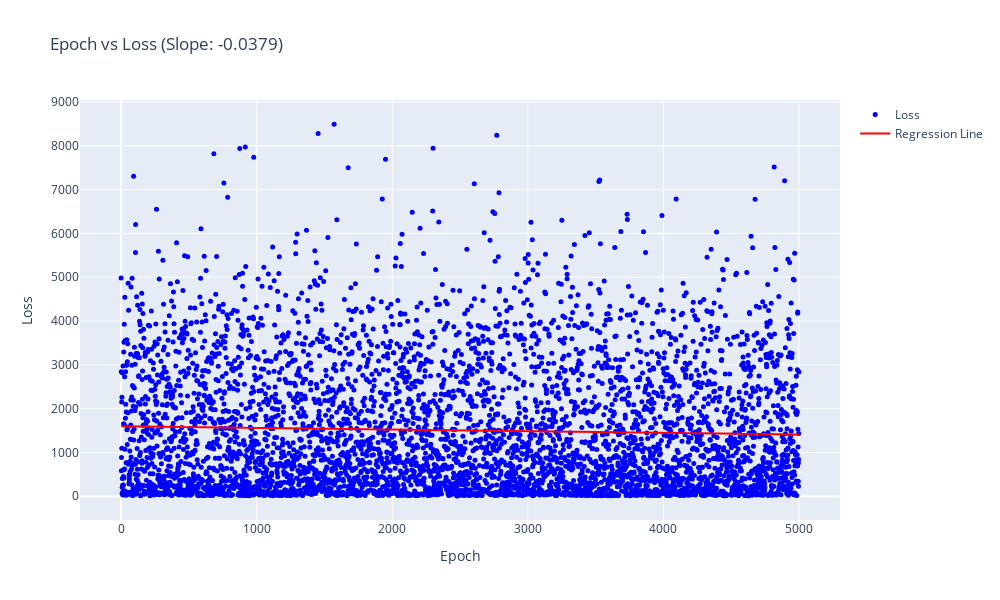

The notebook cell saved with this chart:
### Code cell
import pandas as pd
import plotly.graph_objects as go
from sklearn.linear_model import LinearRegression
import numpy as np

# Extract the data
epochs = report_data['epoch'].values.reshape(-1, 1)
losses = report_data['loss'].values

# Perform linear regression
reg = LinearRegression().fit(epochs, losses)
slope = reg.coef_[0]
intercept = reg.intercept_

# Calculate the regression line
regression_line = reg.predict(epochs)

# Create the 2D scatter plot
fig = go.Figure()

# Add the original data
fig.add_trace(go.Scatter(
    x=report_data['epoch'],
    y=report_data['loss'],
    mode='markers',
    marker=dict(
        size=5,
        color='blue'
    ),
    name='Loss',
    text=[f'Epoch: {e}<br>Loss: {l}' for e, l in zip(report_data['epoch'], report_data['loss'])],
    hoverinfo='text'
))

# Add the regression line
fig.add_trace(go.Scatter(
    x=report_data['epoch'],
    y=regression_line,
    mode='lines',
    line=dict(
        color='red'
    ),
    name='Regression Line'
))

# Update the layout
fig.update_layout(
    xaxis=dict(
        title='Epoch'
    ),
    yaxis=dict(
        title='Loss'
    ),
    width=1000,
    height=600,
    title=f'Epoch vs Loss (Slope: {slope:.4f})'
)

# Show the plot
fig.show()

# Print the slope to determine the trend
print(f"The slope of the regression line is {slope:.4f}")
if slope < 0:
    print("The values are trending down.")
elif slope > 0:
    print("The values are trending up.")
else:
    print("The values are constant.")

### Figure 1 — Plotly figure (JSON) as saved in the notebook; plotly's stock layout.template omitted (floating-point values rounded to 4 significant figures; data arrays with more than 128 entries replaced by an {"elided": "..."} marker saying what was removed)
{"data": [{"hoverinfo": "text", "marker": {"color": "blue", "size": 5}, "mode": "markers", "name": "Loss", "text": {"elided": "5000 str values"}, "type": "scatter", "x": {"elided": "5000 int values"}, "y": {"elided": "5000 float values"}}, {"line": {"color": "red"}, "mode": "lines", "name": "Regression Line", "type": "scatter", "x": {"elided": "5000 int values"}, "y": {"elided": "5000 float values"}}], "layout": {"height": 600, "title": {"text": "Epoch vs Loss (Slope: -0.0379)"}, "width": 1000, "xaxis": {"title": {"text": "Epoch"}}, "yaxis": {"title": {"text": "Loss"}}}}
